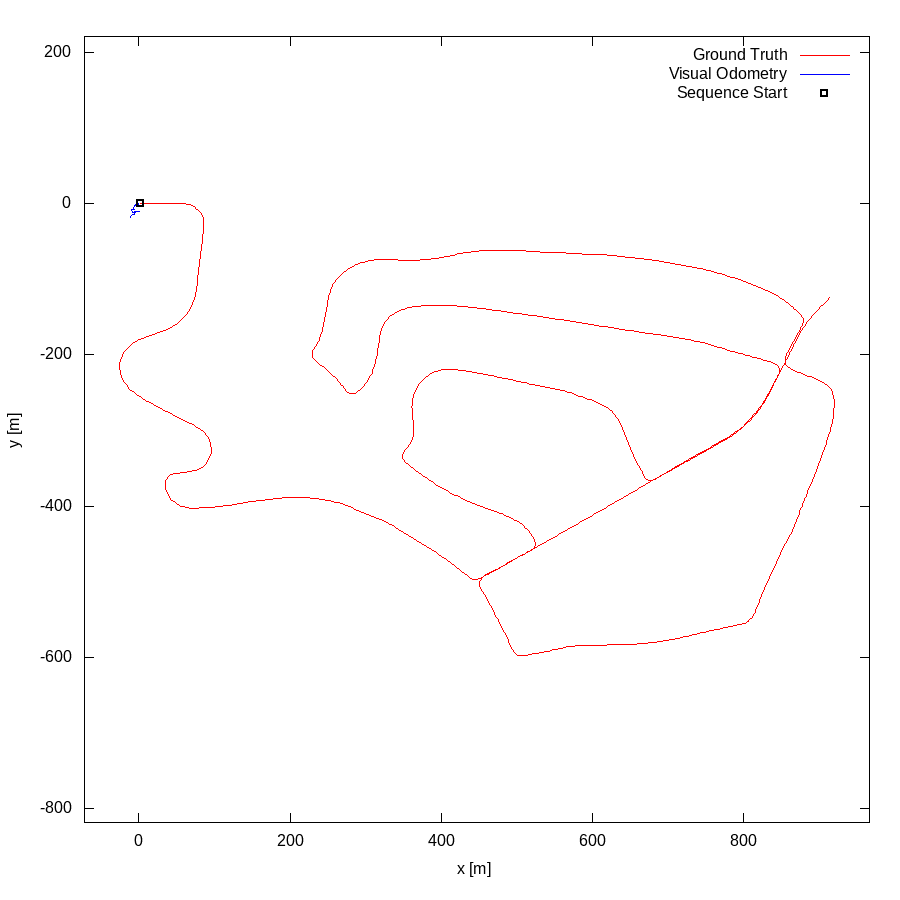

This figure's gnuplot source:
set term postscript eps enhanced color
set output "02.eps"
set size ratio -1
set xrange [-72:967]
set yrange [-818:221]
set xlabel "x [m]"
set ylabel "y [m]"
plot "02.txt" using 1:2 lc rgb "#FF0000" title 'Ground Truth' w lines,"02.txt" using 3:4 lc rgb "#0000FF" title 'Visual Odometry' w lines,"< head -1 02.txt" using 1:2 lc rgb "#000000" pt 4 ps 1 lw 2 title 'Sequence Start' w points
